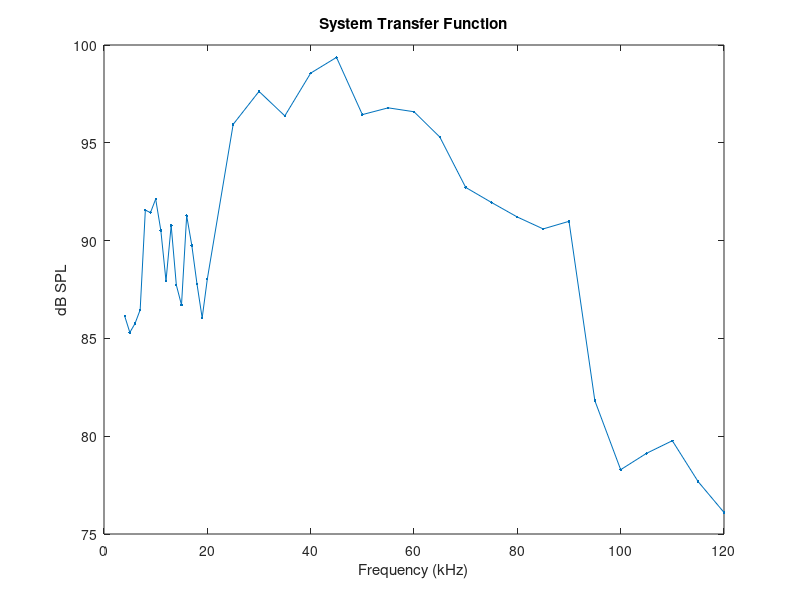

This chart was generated by the following MATLAB code: (Note: this script raises an error after producing the figure.)

%
% Proposed order for calibration:
% 
% 
% 1) load xfer function
% 		
% 2) load .wav file
% 
% 3) determine max/min of xfer function


% frequencies
Fs = 500000;
Fmin = 100;
Fmax = 100000;
stimdur = 250;
corr_frange = [5000 100000];

MIN_DB = -120;

CALLPATH = '~/Work/Data/Audio/BatCalls';
callname = 'app1.wav';


%% load xfer function data
load('TDT3972_5V_MicNoScreen_cal.mat', '-MAT', 'caldata');

% plot
figure(1)
plot(caldata.freq*0.001, caldata.mag(1, :), '.-')
xlabel('Frequency (kHz)')
ylabel('dB SPL')
title('System Transfer Function')


%% synthesize test noise from min(F) to max(F)
s = synmononoise_fft(stimdur, Fs, Fmin, Fmax, 1, 0);
s = normalize(s);

% s = synmonosine(stimdur, Fs, Fsine, 1, 0);
% plot spectrum of s
[fraw, magraw] = daqdbfft(s, Fs, length(s));
figure(2)
tvec = 1000 * (0:(length(s)-1)) ./ Fs;
subplot(221)
plot(tvec, s)
title('Test signal')
xlabel('time (milliseconds)')
ylabel('V')

subplot(222)
plot(0.001*fraw, magraw);
title('Test Signal Spectrum')
xlabel('freq (kHz)')
ylabel('dB')
ylim([-120 -40])
xlim([0 0.001*Fs/2])

%% use compensate signal to compensate
[sadj, Sfull, Hnorm, foutadj] = compensate_signal(s, caldata.freq, caldata.mag(1, :), Fs, corr_frange);

% plot compensated signal
[fadj, magadj] = daqdbfft(sadj, Fs, length(sadj));
figure(2)
subplot(223)
plot(tvec, sadj)
title('Compensated Signal')
xlabel('time (milliseconds)')
ylabel('V')

subplot(224)
plot(0.001*fadj, magadj);
title('Compensated Signal Spectrum')
xlabel('freq (kHz)')
ylabel('dB')
ylim([-120 -40])
xlim([0 0.001*Fs/2])



%% test with real signal

% load signal
[b, Fs, nbits, opts] = wavread(fullfile(CALLPATH, callname));
b = normalize(b)';
b = sin2array(b, 1, Fs);

% apply correction (BOOST method)
[badj, Bfull, Hnorm, foutadj] = compensate_signal(b,  caldata.freq, caldata.mag(1, :), Fs, corr_frange);

% plot call and spectrum
[fraw, magraw] = daqdbfft(b, Fs, length(b));
figure(3)
tvec = 1000 * (0:(length(b)-1)) ./ Fs;
subplot(221)
plot(tvec, b)
title('Call')
ylabel('V')

subplot(222)
plot(0.001*fraw, magraw);
title('Call Spectrum')
ylabel('dB')
ylim([-140 -40])
xlim([0 0.001*Fs/2])

% plot compensated signal
[fadj, magadj] = daqdbfft(badj, Fs, length(badj));
subplot(223)
plot(tvec, badj)
title('Compensated Call BOOST')
xlabel('time (milliseconds)')
ylabel('V')

subplot(224)
plot(0.001*fadj, magadj);
title('Compensated Call Spectrum BOOST')
xlabel('freq (kHz)')
ylabel('dB')
ylim([-140 -40])
xlim([0 0.001*Fs/2])

%% test atten method

% apply correction (BOOST method)
[aadj, Afull, Hnorm, foutadj] = compensate_signal(b,  caldata.freq, caldata.mag(1, :), Fs, corr_frange, 'ATTEN');

figure(4)
% plot call and spectrum
[fraw, magraw] = daqdbfft(b, Fs, length(b));

tvec = 1000 * (0:(length(b)-1)) ./ Fs;
subplot(221)
plot(tvec, b)
title('Call')
ylabel('V')

subplot(222)
plot(0.001*fraw, magraw);
title('Call Spectrum')
ylabel('dB')
ylim([-140 -40])
xlim([0 0.001*Fs/2])

% plot compensated signal
[fadj, magadj] = daqdbfft(aadj, Fs, length(aadj));
subplot(223)
plot(tvec, aadj)
title('Compensated Call ATTEN')
xlabel('time (milliseconds)')
ylabel('V')

subplot(224)
plot(0.001*fadj, magadj);
title('Compensated Call Spectrum ATTEN')
xlabel('freq (kHz)')
ylabel('dB')
ylim([-140 -40])
xlim([0 0.001*Fs/2])

